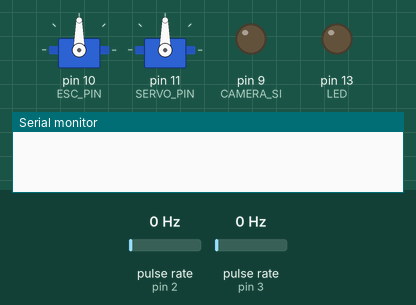
The sketch below on a simulated Arduino Uno, built with avr-gcc and run on an emulated ATmega328P. Shown: 2 × servo, output pins drawn as LEDs (lit = HIGH), the last lines printed to the serial monitor. Wiring (inferred from the names in the program): 2 × pulse sensor: data pin 2 / data pin 3. The test bench sets the inputs (shaded band); at power-on: pulse rate (sensors on pin 2, pin 3) 0 Hz.

Above: at 0.1 s.
At 3.2 s:
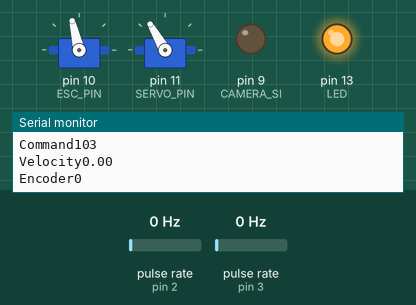
3.3 s: pulse rate (sensor on pin 2) set to 92 Hz
At 4.3 s:
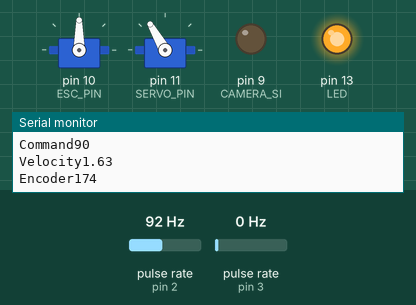
6.3 s: pulse rate (sensor on pin 3) set to 150 Hz
9.3 s: pulse rate (sensor on pin 2) set to 4 Hz
Timing chart, 0 to 12.3 s (numbered marks = the images above; inputs shaded):
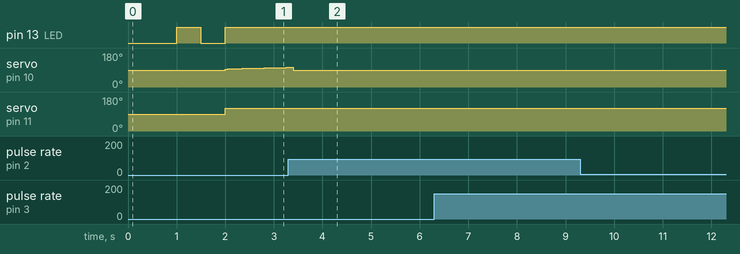

The sketch:

Velocity_Control.ino
```cpp
/* ME 131 Spring 2016 Term Project
 * Autonomous Lane-Keeping and Obstacle Avoidance
 * Cheng Hao Yuan, Hohyun Song, Tony Abdo
 * 05/09/2016
 */

#include <Servo.h>

// loop period in s and ms, and rate in Hz
#define LOOP_PERIOD       0.05
#define LOOP_RATE         1.0/LOOP_PERIOD
#define LOOP_PERIOD_MS    LOOP_PERIOD*1000.0

// camera constants
#define EXPOSURE_TIME_US  8000
#define PEAK_CUTOFF       0.3
#define MAX_WIDTH_LIMIT   40
#define MIN_WIDTH_LIMIT   2
#define FOV_CENTER        63

// controller gains
#define STEERING_KP     1
#define STEERING_KD     0
#define VELOCITY_KP     .12
#define VELOCITY_KI     0.15

// pinout definitions
#define ESC_PIN       10
#define SERVO_PIN     11
#define ENCODER_FL    2
#define ENCODER_FR    3
#define ULTRASONIC_1  A0
#define ULTRASONIC_2  A1
#define ULTRASONIC_3  A2
#define ULTRASONIC_4  A3
#define CAMERA_AOUT   A4
#define CAMERA_SI     9
#define CAMERA_CLK    4
#define LED           13

// actuator clamping limits
#define MAX_STEERING  150
#define MIN_STEERING  30
#define MAX_THROTTLE  130
#define MIN_THROTTLE  90


// global storage
Servo ESC, SERVO;
volatile int encoder_count;
int camera_data[128];
float normalized_data[128];
int cutoff_data[128];
int lane_centers[3];
float ultrasonic_dist[4];
float velocity_ref;
int lane_ref;

unsigned long loop_start_time;

// Added by Tony
float ITerm = 0.0;
float currVelocity = 0.0;
float lastInput =0.0;
float MOTORINTEGRALMIN = -.6;
float MOTORINTEGRALMAX = .6;
float TICKTOMETERS = .07253/8.0;
float currPos = 0.0;
float prevPos = 0.0;
#define VELOCITY_KD     0.0


void setup() {
  // begin serial
  Serial.begin(115200);

  // set pinmodes
  pinMode(ENCODER_FL, INPUT_PULLUP);
  pinMode(ENCODER_FR, INPUT_PULLUP);
  pinMode(ESC_PIN, OUTPUT);
  pinMode(SERVO_PIN, OUTPUT);
  pinMode(LED, OUTPUT);
  pinMode(CAMERA_SI, OUTPUT);
  pinMode(CAMERA_CLK, OUTPUT);


  // attach interrupts and servos
  ESC.attach(ESC_PIN);
  SERVO.attach(SERVO_PIN);
  attachInterrupt(0, encoderISR1, CHANGE); // D2, FL
  attachInterrupt(1, encoderISR2, CHANGE); // D3, FR


  // initialize velocity control variables
  encoder_count = 0;
  velocity_ref = 0.5;
  lane_ref = 1; // middle lane by default


  // arming ESC and set initial posture
  SERVO.write(90);
  ESC.write(90);
  delay(1000);


  // blink LED for indication
  digitalWrite(LED, HIGH);
  delay(500);
  digitalWrite(LED, LOW);
  delay(500);
  digitalWrite(LED, HIGH);

}

void loop() {
  // set time stamp
  loop_start_time = millis();
  set_servo(120);
  float currPos = encoder_count*TICKTOMETERS;

  currVelocity = (currPos-prevPos)/LOOP_PERIOD;
  prevPos = currPos;

//  ESC.write((int)myMap(motor_PID(velocity_ref,currVelocity), 0.0, 255.0,MIN_THROTTLE, MAX_THROTTLE ));
//  ESC.write(100);
//  Serial.println(myMap(motor_PID(velocity_ref,currVelocity), 0.0, 255.0,MIN_THROTTLE, MAX_THROTTLE ));
  motor_forward(motor_PID(velocity_ref,currVelocity));
  Serial.print("Velocity");
  Serial.println(currVelocity);
  Serial.print("Encoder");
  Serial.println(encoder_count);

  // wait for long enough to fulfill loop period
//  Serial.println(millis()-loop_start_time);
  delay(LOOP_PERIOD_MS-(millis()-loop_start_time));
}


double myMap(double x, double in_min, double in_max, double out_min, double out_max)
{
  return (x - in_min) * (out_max - out_min) / (in_max - in_min) + out_min;
}


/* Author: Cheng Hao Yuan
 * reads lane change command from serial, if available.
 */
void read_lane_change_serial() {
  if (Serial.available() > 0) {
    int byte_read = Serial.read();
    if (byte_read == 76) lane_ref = 0;
    if (byte_read == 77) lane_ref = 1;
    if (byte_read == 82) lane_ref = 2;
    Serial.print("Lane change to: ");
    Serial.println(lane_ref);
  }
}


/* Author: Cheng Hao Yuan
 * float pwm is between 0.0 and 1.0, where 0.0 is coasting, and 1.0 is full throttle forward.
 * converts float pwm to analogWrite(0-255).
 * returns nothing.
 */
void motor_forward(float pwm) {
  int command = (int)myMap(pwm, 0.0, 1.0,90.0, 180.0 );

  if (command < MIN_THROTTLE) command = MIN_THROTTLE;
  if (command > MAX_THROTTLE) command = MAX_THROTTLE;
  Serial.print("Command");
  Serial.println(command);
  ESC.write(command);
}

/* Author: Cheng Hao Yuan
 * brake to stop, halts the program until reset is pressed. turns off LED13 for indication.
 */
void motor_brake() {
  ESC.write(80);
  digitalWrite(LED, LOW);
  while(1);
}

unsigned long velocity_timestamp = 0;
/* Author: Cheng Hao Yuan
 * ISR for both wheel encoders. Increments encoder_count by 1 when called.
 * returns nothing.
 */
void encoderISR1() {
  encoder_count++;
//  currVelocity = 1000000.0*TICKTOMETERS/(micros()-velocity_timestamp);
//  velocity_timestamp = micros();
}

void encoderISR2() {
  encoder_count++;
//  currVelocity = 1000000.0*TICKTOMETERS/(micros()-velocity_timestamp);
//  velocity_timestamp = micros();
}

/* Author: Tony Abdo
 * computes throttle PID based on velocity setpoint (arg) and encoder count (global).
 * velocity is computed inside this function, the velocity global is updated.
 * returns throttle as float in range of 0.0-1.0
 */
float motor_PID(float velocity_setpoint, float input) {
  /*Compute all the working error variables*/
  float error = velocity_setpoint - input;
  ITerm+= (VELOCITY_KI * error*LOOP_PERIOD);
  Serial.print("Iterm");
  Serial.println(ITerm);
  Serial.print("Error");
  Serial.println(error);
  if(ITerm > MOTORINTEGRALMAX) ITerm= MOTORINTEGRALMAX;
  else if(ITerm < MOTORINTEGRALMIN) ITerm= MOTORINTEGRALMIN;
  float dInput = (input - lastInput);

  /*Compute PID Output*/
  float output = (VELOCITY_KP*error + ITerm- VELOCITY_KD*dInput/LOOP_PERIOD);

if(output > 1.0) output = 1.0;
  else if(output < -1.0) output = -1.0;

  /*Remember for next time*/
  lastInput = input;

  return output;
}


/* Author:
 * converts steering angle percent (0.0-1.0) to servo angle (0-180).
 * this is the servo mapping.
 */
int steering_to_servo(float steering) {
  return (int)(steering * 180.0);
}


/* Author: Cheng Hao Yuan
 * writes the servo angle to the servo
 * returns nothing.
 */
void set_servo(int servo_angle) {
  if (servo_angle < MIN_STEERING) servo_angle = MIN_STEERING;
  if (servo_angle > MAX_STEERING) servo_angle = MAX_STEERING;
  SERVO.write(servo_angle);
}


/* Author: Cheng Hao Yuan
 * dumps old pixel values on the camera.
 */
void clear_camera() {
  digitalWrite(CAMERA_SI, HIGH);
  digitalWrite(CAMERA_CLK, HIGH);
  digitalWrite(CAMERA_SI, LOW);
  digitalWrite(CAMERA_CLK, LOW);
  for(int i = 0; i < 128; i++){
    digitalWrite(CAMERA_CLK, HIGH);
    digitalWrite(CAMERA_CLK, LOW);
  }
}


/* Author: Cheng Hao Yuan
 * read camera into the passed-in array.
 * returns nothing.
 */
void read_camera() {
  digitalWrite(CAMERA_SI, HIGH);
  digitalWrite(CAMERA_CLK, HIGH);
  digitalWrite(CAMERA_SI, LOW);
  digitalWrite(CAMERA_CLK, LOW);
  for(int i = 0; i < 128; i++) {
    camera_data[i] = analogRead(CAMERA_AOUT);
    digitalWrite(CAMERA_CLK, HIGH);
    digitalWrite(CAMERA_CLK, LOW);
  }
}


/* Author: Cheng Hao Yuan
 * returns the index of the max entry in an 128-element array.
 */
int find_max(int *arr) {
  int temp_max = 0;
  int temp_indmax = 0;
  for (int i=0; i<128; i++) {
    if (arr[i]>temp_max) {
      temp_max = arr[i];
      temp_indmax = i;
    }
  }
  return temp_indmax;
}

/* Author: Cheng Hao Yuan
 * returns the index of the min entry in an 128-element array.
 */
int find_min(int *arr) {
  int temp_min = 10000;
  int temp_indmin = 0;
  for (int i=0; i<128; i++) {
    if (arr[i]<temp_min) {
      temp_min = arr[i];
      temp_indmin = i;
    }
  }
  return temp_indmin;
}

/* Author: Cheng Hao Yuan
 * process camera data and produce three lane centers (L,M,R).
 * writes in global arrays, returns nothing.
 */
void process_camera() {
  // normalize data to 0.0-1.0
  int max_reading = camera_data[find_max(camera_data)];
  int min_reading = camera_data[find_min(camera_data)];
  float height_diff = (float)max_reading - (float)min_reading;
  for (int i=0; i<128; i++) {
    normalized_data[i] = (float)(camera_data[i] - min_reading) / height_diff;
  }

  // cutoff data at threshold
  for (int i=0; i<128; i++) {
    if (normalized_data[i] > PEAK_CUTOFF) {
      cutoff_data[i] = 1;
    } else {
      cutoff_data[i] = 0;
    }
  }

  // find three line centers
  bool started1 = false;
  bool ended1 = false;
  int start1 = 0;
  int end1 = 0;
  bool started2 = false;
  bool ended2 = false;
  int start2 = 0;
  int end2 = 0;
  bool started3 = false;
  bool ended3 = false;
  int start3 = 0;
  int end3 = 0;
  for (int i=0; i<128; i++) {
    // first peak
    if (cutoff_data[i] == 1 && !started1) {
      started1 = true;
      start1 = i;
    }
    if (cutoff_data[i] == 0 && started1) {
      end1 = i;
      if (end1 - start1 <= MAX_WIDTH_LIMIT && end1 - start1 >= MIN_WIDTH_LIMIT) {
        lane_centers[0] = (start1+end1)/2;
        ended1 = true;
      }
    }

    // second peak
    if (cutoff_data[i] == 1 && !started2 && ended1) {
      started2 = true;
      start2 = i;
    }
    if (cutoff_data[i] == 0 && started2) {
      end2 = i;
      if (end2 - start2 <= MAX_WIDTH_LIMIT && end2 - start2 >= MIN_WIDTH_LIMIT) {
        lane_centers[1] = (start2+end2)/2;
        ended2 = true;
      }
    }

    // third peak
    if (cutoff_data[i] == 1 && !started3 && ended2) {
      started3 = true;
      start3 = i;
    }
    if (cutoff_data[i] == 0 && started3) {
      end3 = i;
      if (end3 - start3 <= MAX_WIDTH_LIMIT && end3 - start3 >= MIN_WIDTH_LIMIT) {
        lane_centers[2] = (start3+end3)/2;
        ended3 = true;
      }
    }
  }
}


/* Author:
 * reads all ultrasonic sensors, converts to meters, and store in global array ultrasonic_dist.
 * returns nothing.
 */
void read_ultrasonic() {
  // FIXME

}


/* Author:
 * takes lane positions and ultrasonic clearance distances and logically decide which lane position to use.
 * sets the velocity_ref and lane_ref (globals).
 * this is the logic for obstacle avoidance and lane selection (and stopping if can't merge).
 * returns nothing.
 */
void path_control() {
  // FIXME


}

/* Author: Cheng Hao Yuan
 * uses lane_ref and lane_centers to determine lateral error.
 * produce steering angle (0.0-1.0) to reduce lateral error.
 */
float steering_PID() {
  float e_lat = (lane_centers[lane_ref] - FOV_CENTER)/128.0;
  float steering_signal = STEERING_KP * e_lat;
  return steering_signal;
}
```
